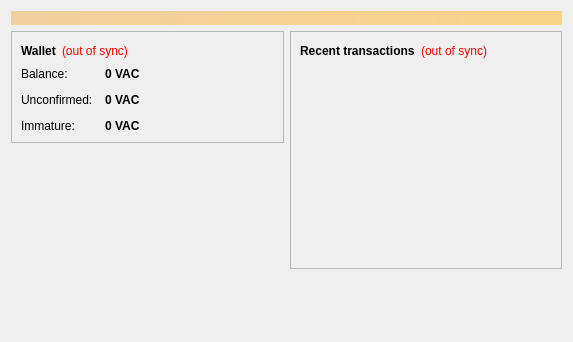
<?xml version="1.0" encoding="UTF-8"?>
<ui version="4.0">
 <class>OverviewPage</class>
 <widget class="QWidget" name="OverviewPage">
  <property name="geometry">
   <rect>
    <x>0</x>
    <y>0</y>
    <width>573</width>
    <height>342</height>
   </rect>
  </property>
  <property name="windowTitle">
   <string>Form</string>
  </property>
  <layout class="QVBoxLayout" name="topLayout">
   <item>
    <widget class="QLabel" name="labelAlerts">
     <property name="visible">
      <bool>false</bool>
     </property>
     <property name="styleSheet">
      <string notr="true">background-color: qlineargradient(x1: 0, y1: 0, x2: 1, y2: 0, stop:0 #F0D0A0, stop:1 #F8D488); color:#000000;</string>
     </property>
     <property name="wordWrap">
      <bool>true</bool>
     </property>
     <property name="margin">
      <number>3</number>
     </property>
    </widget>
   </item>
   <item>
    <layout class="QHBoxLayout" name="horizontalLayout" stretch="1,1">
     <item>
      <layout class="QVBoxLayout" name="verticalLayout_2">
       <item>
        <widget class="QFrame" name="frame">
         <property name="frameShape">
          <enum>QFrame::StyledPanel</enum>
         </property>
         <property name="frameShadow">
          <enum>QFrame::Raised</enum>
         </property>
         <layout class="QVBoxLayout" name="verticalLayout_4">
          <item>
           <layout class="QHBoxLayout" name="horizontalLayout_4">
            <item>
             <widget class="QLabel" name="label_5">
              <property name="font">
               <font>
                <weight>75</weight>
                <bold>true</bold>
               </font>
              </property>
              <property name="text">
               <string>Wallet</string>
              </property>
             </widget>
            </item>
            <item>
             <widget class="QLabel" name="labelWalletStatus">
              <property name="toolTip">
               <string>The displayed information may be out of date. Your wallet automatically synchronizes with the Vaultcoin network after a connection is established, but this process has not completed yet.</string>
              </property>
              <property name="styleSheet">
               <string notr="true">QLabel { color: red; }</string>
              </property>
              <property name="text">
               <string notr="true">(out of sync)</string>
              </property>
              <property name="alignment">
               <set>Qt::AlignLeading|Qt::AlignLeft|Qt::AlignVCenter</set>
              </property>
             </widget>
            </item>
            <item>
             <spacer name="horizontalSpacer_2">
              <property name="orientation">
               <enum>Qt::Horizontal</enum>
              </property>
              <property name="sizeHint" stdset="0">
               <size>
                <width>40</width>
                <height>20</height>
               </size>
              </property>
             </spacer>
            </item>
           </layout>
          </item>
          <item>
           <layout class="QFormLayout" name="formLayout_2">
            <property name="fieldGrowthPolicy">
             <enum>QFormLayout::AllNonFixedFieldsGrow</enum>
            </property>
            <property name="horizontalSpacing">
             <number>12</number>
            </property>
            <property name="verticalSpacing">
             <number>12</number>
            </property>
            <item row="0" column="0">
             <widget class="QLabel" name="label">
              <property name="text">
               <string>Balance:</string>
              </property>
             </widget>
            </item>
            <item row="0" column="1">
             <widget class="QLabel" name="labelBalance">
              <property name="font">
               <font>
                <weight>75</weight>
                <bold>true</bold>
               </font>
              </property>
              <property name="cursor">
               <cursorShape>IBeamCursor</cursorShape>
              </property>
              <property name="toolTip">
               <string>Your current balance</string>
              </property>
              <property name="text">
               <string notr="true">0 VAC</string>
              </property>
              <property name="textInteractionFlags">
               <set>Qt::LinksAccessibleByMouse|Qt::TextSelectableByKeyboard|Qt::TextSelectableByMouse</set>
              </property>
             </widget>
            </item>
            <item row="1" column="0">
             <widget class="QLabel" name="label_3">
              <property name="text">
               <string>Unconfirmed:</string>
              </property>
             </widget>
            </item>
            <item row="1" column="1">
             <widget class="QLabel" name="labelUnconfirmed">
              <property name="font">
               <font>
                <weight>75</weight>
                <bold>true</bold>
               </font>
              </property>
              <property name="cursor">
               <cursorShape>IBeamCursor</cursorShape>
              </property>
              <property name="toolTip">
               <string>Total of transactions that have yet to be confirmed, and do not yet count toward the current balance</string>
              </property>
              <property name="text">
               <string notr="true">0 VAC</string>
              </property>
              <property name="textInteractionFlags">
               <set>Qt::LinksAccessibleByMouse|Qt::TextSelectableByKeyboard|Qt::TextSelectableByMouse</set>
              </property>
             </widget>
            </item>
            <item row="2" column="0">
             <widget class="QLabel" name="labelImmatureText">
              <property name="text">
               <string>Immature:</string>
              </property>
             </widget>
            </item>
            <item row="2" column="1">
             <widget class="QLabel" name="labelImmature">
              <property name="font">
               <font>
                <weight>75</weight>
                <bold>true</bold>
               </font>
              </property>
              <property name="toolTip">
               <string>Mined balance that has not yet matured</string>
              </property>
              <property name="text">
               <string notr="true">0 VAC</string>
              </property>
              <property name="textInteractionFlags">
               <set>Qt::LinksAccessibleByMouse|Qt::TextSelectableByKeyboard|Qt::TextSelectableByMouse</set>
              </property>
             </widget>
            </item>
           </layout>
          </item>
         </layout>
        </widget>
       </item>
       <item>
        <spacer name="verticalSpacer">
         <property name="orientation">
          <enum>Qt::Vertical</enum>
         </property>
         <property name="sizeHint" stdset="0">
          <size>
           <width>20</width>
           <height>40</height>
          </size>
         </property>
        </spacer>
       </item>
       <item>
         <widget class="QLabel" name="label_wallet_bgcoin">
          <property name="text">
           <string/>
          </property>
          <property name="pixmap">
           <pixmap resource="../bitcoin.qrc">:/images/wallet_bgcoin</pixmap>
          </property>
          <property name="scaledContents">
           <bool>false</bool>
          </property>
          <property name="alignment">
           <set>Qt::AlignCenter</set>
          </property>
          <property name="margin">
           <number>-2</number>
          </property>
         </widget>
        </item>
      </layout>
     </item>
     <item>
      <layout class="QVBoxLayout" name="verticalLayout_3">
       <item>
        <widget class="QFrame" name="frame_2">
         <property name="frameShape">
          <enum>QFrame::StyledPanel</enum>
         </property>
         <property name="frameShadow">
          <enum>QFrame::Raised</enum>
         </property>
         <layout class="QVBoxLayout" name="verticalLayout">
          <item>
           <layout class="QHBoxLayout" name="horizontalLayout_2">
            <item>
             <widget class="QLabel" name="label_4">
              <property name="text">
               <string>&lt;b&gt;Recent transactions&lt;/b&gt;</string>
              </property>
             </widget>
            </item>
            <item>
             <widget class="QLabel" name="labelTransactionsStatus">
              <property name="toolTip">
               <string>The displayed information may be out of date. Your wallet automatically synchronizes with the Vaultcoin network after a connection is established, but this process has not completed yet.</string>
              </property>
              <property name="styleSheet">
               <string notr="true">QLabel { color: red; }</string>
              </property>
              <property name="text">
               <string notr="true">(out of sync)</string>
              </property>
              <property name="alignment">
               <set>Qt::AlignRight|Qt::AlignTrailing|Qt::AlignVCenter</set>
              </property>
             </widget>
            </item>
            <item>
             <spacer name="horizontalSpacer">
              <property name="orientation">
               <enum>Qt::Horizontal</enum>
              </property>
              <property name="sizeHint" stdset="0">
               <size>
                <width>40</width>
                <height>20</height>
               </size>
              </property>
             </spacer>
            </item>
           </layout>
          </item>
          <item>
           <widget class="QListView" name="listTransactions">
            <property name="styleSheet">
             <string notr="true">QListView { background: transparent; }</string>
            </property>
            <property name="frameShape">
             <enum>QFrame::NoFrame</enum>
            </property>
            <property name="verticalScrollBarPolicy">
             <enum>Qt::ScrollBarAlwaysOff</enum>
            </property>
            <property name="horizontalScrollBarPolicy">
             <enum>Qt::ScrollBarAlwaysOff</enum>
            </property>
            <property name="selectionMode">
             <enum>QAbstractItemView::NoSelection</enum>
            </property>
           </widget>
          </item>
         </layout>
        </widget>
       </item>
       <item>
        <spacer name="verticalSpacer_2">
         <property name="orientation">
          <enum>Qt::Vertical</enum>
         </property>
         <property name="sizeHint" stdset="0">
          <size>
           <width>20</width>
           <height>40</height>
          </size>
         </property>
        </spacer>
       </item>
      </layout>
     </item>
    </layout>
   </item>
  </layout>
 </widget>
 <resources/>
 <connections/>
</ui>
